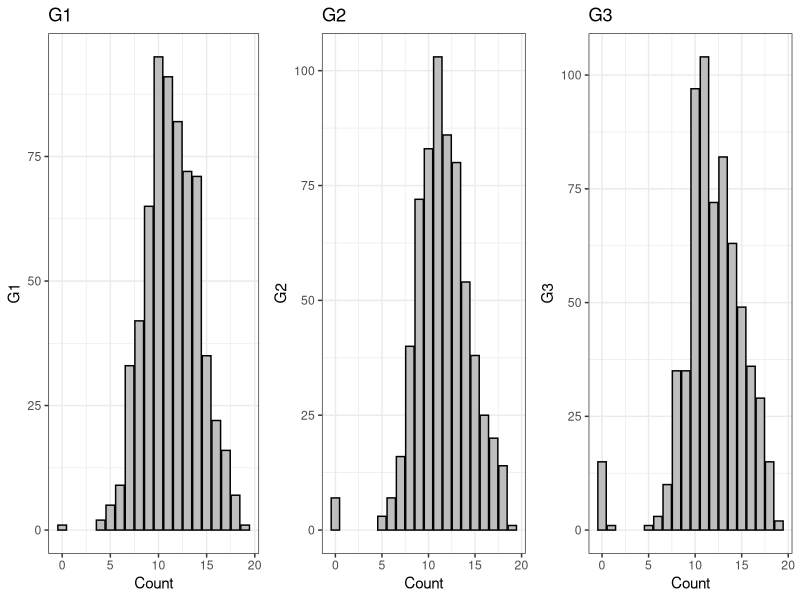
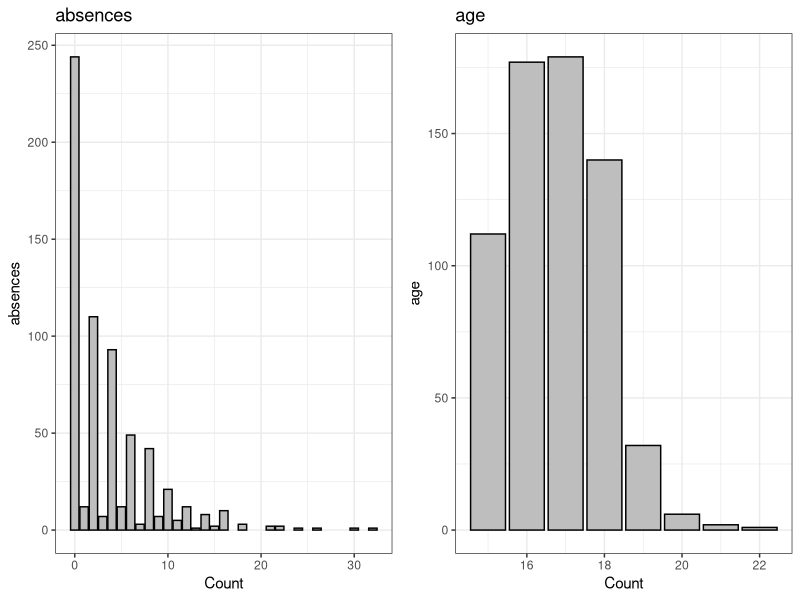
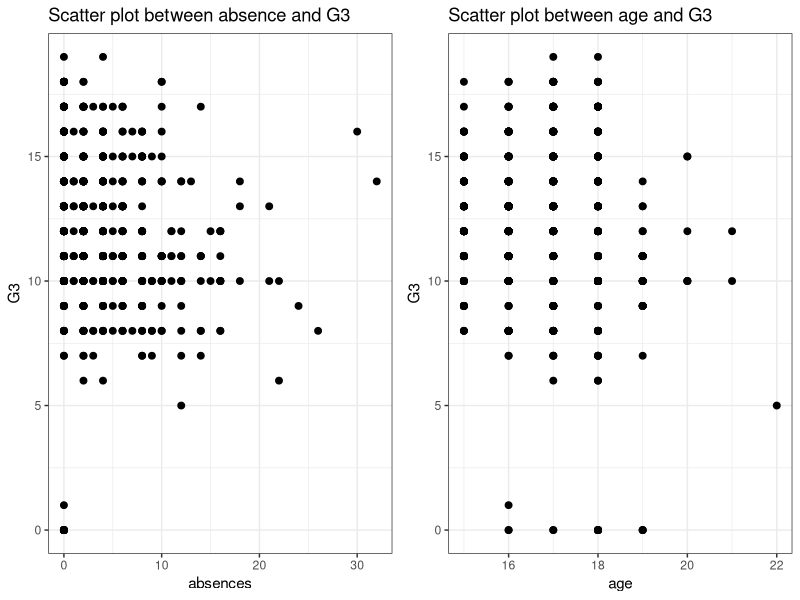
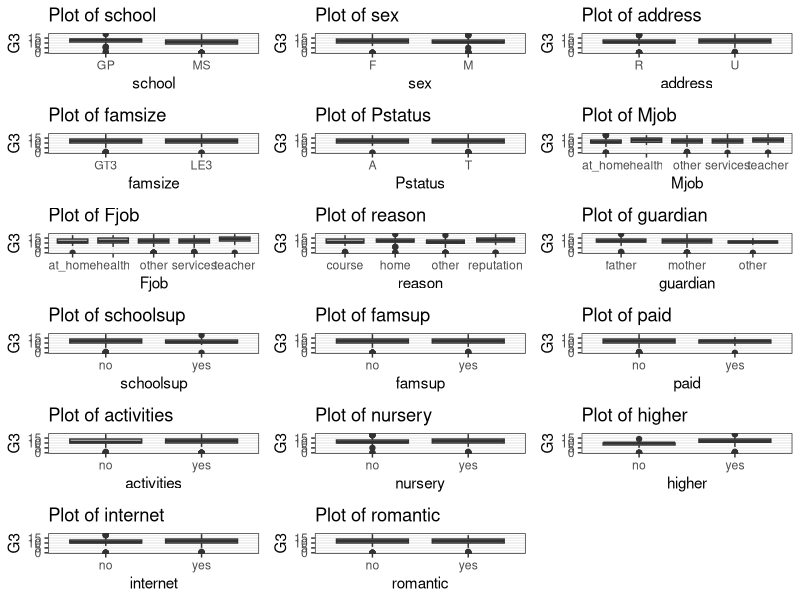
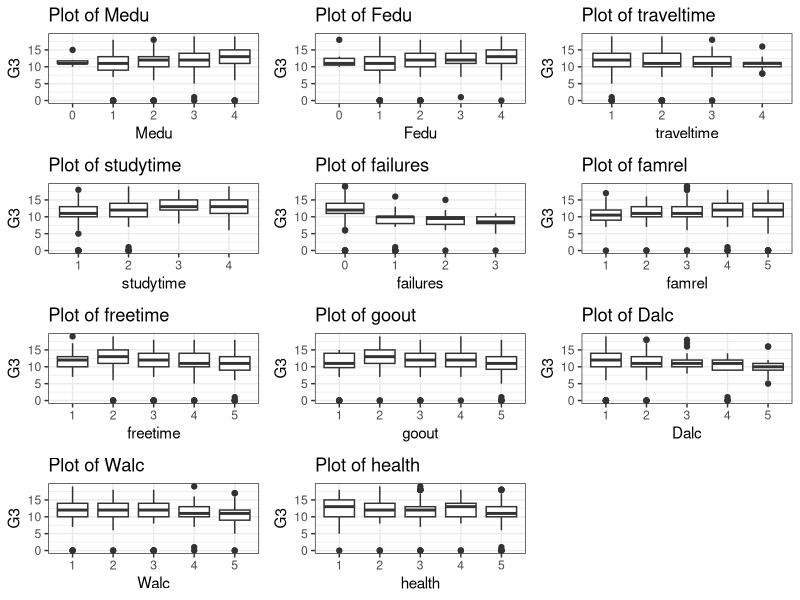
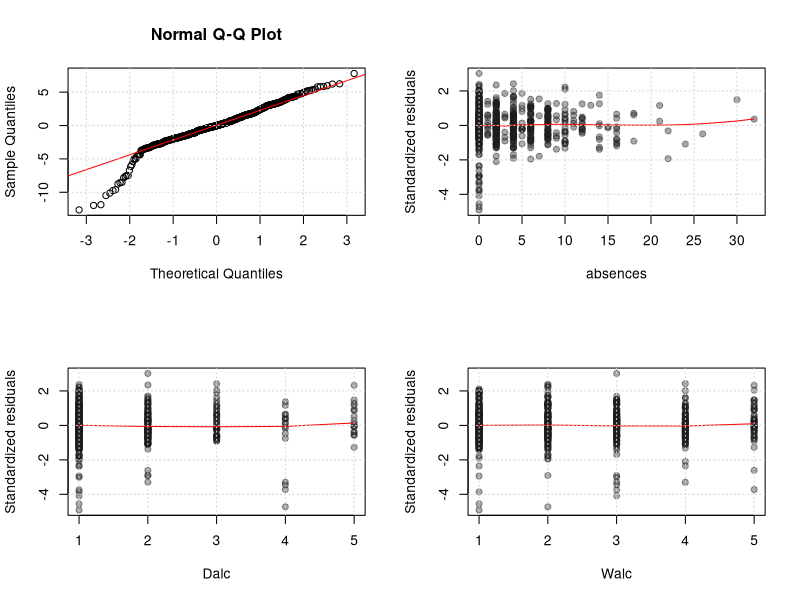
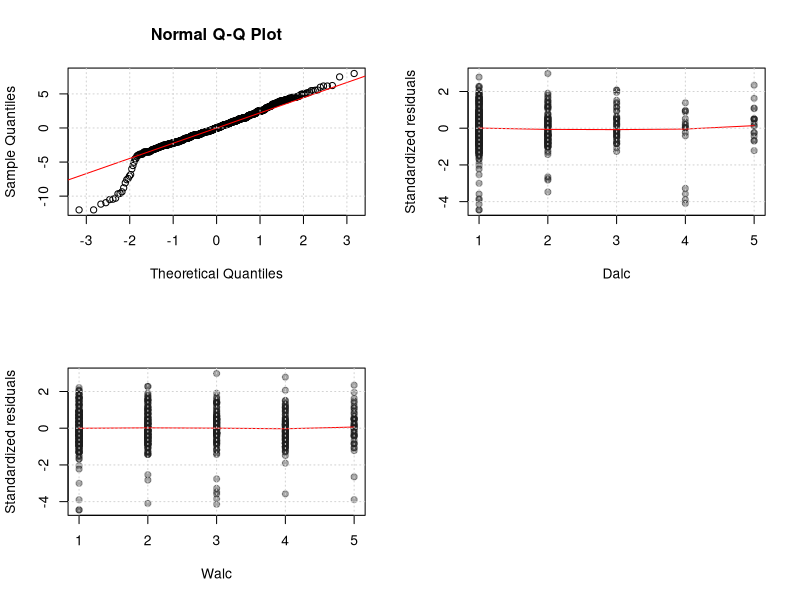
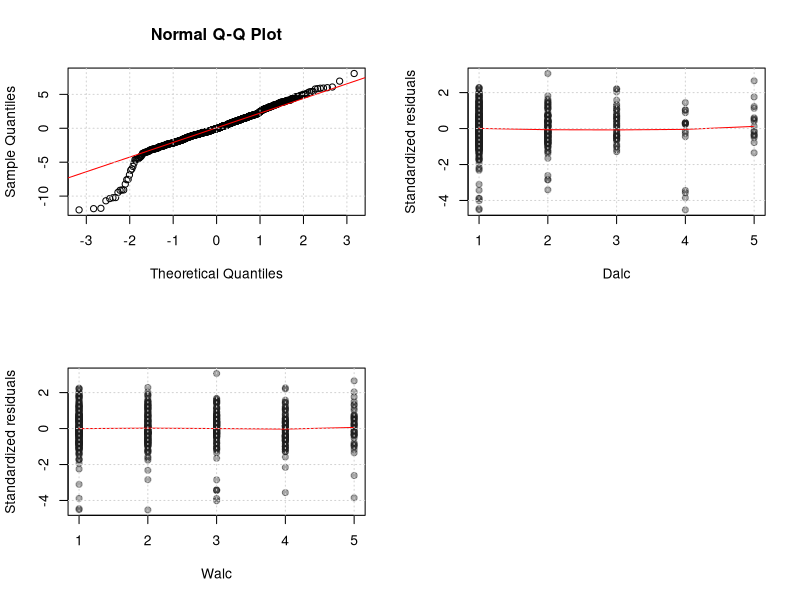

These charts were generated, in order, by the following R code:
## ---- chunk 1
library(lattice)
library(MASS)
library(lmtest)
library(sandwich)
library(mvtnorm)
library(car)
library(dplyr)
library(ggplot2)
library(gridExtra)
library(GGally)
theme_set(theme_bw())

mycol <- rgb(30,30,30,100,maxColorValue=255)

mycoeftest <- function(m, EstType){
  beta  <- coef(m)[-1]
  Vbeta <- vcovHC(m, type = EstType)[-1,-1]
  D <- diag(1 / sqrt(diag(Vbeta)))
  t <- D %*% beta
  Cor <- D %*% Vbeta %*% t(D)
  if (EstType == "const"){
    m.df <- length(m$residuals) - length(beta)
  }else{
    m.df=Inf
  }
  p_adj <- sapply(abs(t), function(x) 1-pmvt(-rep(x, length(beta)), rep(x, length(beta)), corr = Cor, df = m.df))
  c(NaN, p_adj)
}

addtrend <- function(x, y){
  y <- y[order(x)]
  x <- sort(x)  
  lines(x, predict(loess(y ~ x)), col = "red")
}
## ---- chunk 2
library(readxl)
df<- read_excel("student-por.xlsx",sheet="student-por")
head(df)
## ---- chunk 3
g3<-df %>%
  ggplot(aes(x=G3)) +
  geom_bar(stat="count",color = "black", fill = "gray") +
  xlab('Count') + ylab('G3') + ggtitle('G3')
g2<-df %>%
  ggplot(aes(x=G2)) +
  geom_bar(stat="count",color = "black", fill = "gray") +
  xlab('Count') + ylab('G2') + ggtitle('G2')
g1<-df %>%
  ggplot(aes(x=G1)) +
  geom_bar(stat="count",color = "black", fill = "gray") +
  xlab('Count') + ylab('G1') + ggtitle('G1')
grid.arrange(g1,g2,g3, ncol=3)
## ---- chunk 4
ab_plot <- df %>% ggplot(aes(absences))+
        geom_bar(stat="count",color = "black", fill = "gray") +
        xlab('Count') + ylab('absences') + ggtitle('absences')
age_plot <- df %>% ggplot(aes(age))+
        geom_bar(stat="count",color = "black", fill = "gray") +
        xlab('Count') + ylab('age') + ggtitle('age')
grid.arrange(ab_plot,age_plot, ncol=2)
## ---- chunk 5
p1 <- df %>% ggplot(aes(absences,G3))+
        geom_point(size = 2, color = "black") +
        xlab('absences') + ylab('G3') + ggtitle('Scatter plot between absence and G3')

p2<- df %>% ggplot(aes(age,G3))+
        geom_point(size = 2, color = "black") +
        xlab('age') + ylab('G3') + ggtitle('Scatter plot between age and G3')
grid.arrange(p1,p2, ncol=2)
## ---- chunk 6
library(ggplot2)
library(gridExtra)
number_cat <- c("Medu","Fedu","traveltime","studytime","failures","famrel","freetime","goout","Dalc","Walc","health")
category <- setdiff(colnames(df),c(c('age','G1','G2','G3',"absences"),number_cat))

#category <-c("school","sex","address")
plot_list <- list()


for (col in category){
    myplot <- ggplot(df,aes(x=.data[[col]],y=G3)) +
              geom_boxplot()+
              xlab(col) + ylab('G3')+
              labs(title = paste("Plot of", col))
     plot_list[[col]] <- myplot
}
grid.arrange(grobs = plot_list, ncol = 3)
## ---- chunk 7
library(ggplot2)
library(gridExtra)
number_cat <- c("Medu","Fedu","traveltime","studytime","failures","famrel","freetime","goout","Dalc","Walc","health")
num_df <- df[,c(number_cat,"G3")]
num_df[,number_cat]<-lapply(num_df[,number_cat],as.character)
#str(num_df)
numdf_plot <- list()

for (cat in number_cat){
    myplot <- ggplot(num_df,aes(x=.data[[cat]],y=G3)) +
              geom_boxplot()+
              xlab(cat) + ylab('G3')+
              labs(title = paste("Plot of", cat))
     numdf_plot[[cat]] <- myplot
}
grid.arrange(grobs = numdf_plot, ncol = 3)

 
## ---- chunk 8
library(caret)

cate_df <- df[,category]
new_df <- model.matrix(~.-1, data = cate_df)

combined_df <- cbind(new_df,df[,c(number_cat,"absences","G3")])
combined_df <- subset(combined_df, select = -schoolGP)
head(combined_df)
## ---- chunk 9
model1 <- lm(G3 ~ ., data = combined_df)

## ---- chunk 10
par(mfrow=c(2,2))

qqnorm(residuals(model1))
qqline(residuals(model1), col="red")
grid()

plot(combined_df$absences, rstandard(model1), xlab="absences", ylab="Standardized residuals", col=mycol, pch=19)
addtrend(combined_df$absences, rstandard(model1))
grid()

plot(combined_df$Dalc, rstandard(model1), xlab="Dalc", ylab="Standardized residuals", col=mycol, pch=19)
addtrend(combined_df$Dalc, rstandard(model1))
grid()

plot(combined_df$Walc, rstandard(model1), xlab="Walc", ylab="Standardized residuals", col=mycol, pch=19)
addtrend(combined_df$Walc, rstandard(model1))
grid()



## ---- chunk 11
shapiro.test(residuals(model1))$p.value
bptest(model1)$p.value
## ---- chunk 12
s1 <-summary(model1)
s1$coefficients <- cbind(s1$coefficients, mycoeftest(model1, "HC0"))
dimnames(s1$coefficients)[[2]][5] <- "Adjusted p-value"
print(s1)
## ---- chunk 13
model2 <- lm(G3 ~ schoolMS+schoolsupyes+studytime+failures+ higheryes+Dalc+ Walc , data = combined_df)
## ---- chunk 14
par(mfrow=c(2,2))

qqnorm(residuals(model2))
qqline(residuals(model2), col="red")
grid()



plot(combined_df$Dalc, rstandard(model2), xlab="Dalc", ylab="Standardized residuals", col=mycol, pch=19)
addtrend(combined_df$Dalc, rstandard(model2))
grid()

plot(combined_df$Walc, rstandard(model2), xlab="Walc", ylab="Standardized residuals", col=mycol, pch=19)
addtrend(combined_df$Walc, rstandard(model2))
grid()


## ---- chunk 15
shapiro.test(residuals(model2))$p.value
bptest(model2)$p.value
## ---- chunk 16
s2 <-summary(model2)
s2$coefficients <- cbind(s2$coefficients, mycoeftest(model2, "HC0"))
dimnames(s2$coefficients)[[2]][5] <- "Adjusted p-value"
print(s2)
## ---- chunk 17
waldtest(model1, model2, vcov = vcovHC(model1, type = "HC0"))
## ---- chunk 18

add_col_name <- setdiff(colnames(combined_df),c("schoolMS","schoolsupyes","studytime", 
    "failures","higheryes","Dalc", "Walc","G3"))

add1(model2, ~ .+sexM+addressU + famsizeLE3 + PstatusT + Mjobhealth + Mjobother + 
    Mjobservices + Mjobteacher + Fjobhealth + Fjobother + Fjobservices + 
    Fjobteacher + reasonhome + reasonother + reasonreputation + 
    guardianmother + guardianother + famsupyes + paidyes + activitiesyes + 
    nurseryyes  + internetyes + romanticyes + Medu + 
    Fedu + traveltime + famrel + freetime + goout + health+ 
    absences,test="F")
## ---- chunk 19
model3 <- lm(G3 ~ schoolMS+schoolsupyes+studytime+failures+ higheryes+Dalc+ Walc+Fjobteacher+Medu+ Fedu+health , data = combined_df)

## ---- chunk 20
par(mfrow=c(2,2))
qqnorm(residuals(model3))
qqline(residuals(model3), col="red")
grid()
plot(combined_df$Dalc, rstandard(model3), xlab="Dalc", ylab="Standardized residuals", col=mycol, pch=19)
addtrend(combined_df$Dalc, rstandard(model3))
grid()

plot(combined_df$Walc, rstandard(model3), xlab="Walc", ylab="Standardized residuals", col=mycol, pch=19)
addtrend(combined_df$Walc, rstandard(model3))
grid()
## ---- chunk 21
shapiro.test(residuals(model3))$p.value
bptest(model3)$p.value
## ---- chunk 22
s3 <-summary(model3)
s3$coefficients <- cbind(s3$coefficients, mycoeftest(model3, "HC0"))
dimnames(s3$coefficients)[[2]][5] <- "Adjusted p-value"
print(s3)
## ---- chunk 23
waldtest(model3, model2, vcov = vcovHC(model3, type = "HC0"))
## ---- chunk 24
add1(model3, ~ .^2, test="F")
## ---- chunk 25
model4 <- lm(G3 ~ schoolMS+schoolsupyes+studytime+failures+ higheryes+Dalc+ Walc+health+
               Fjobteacher*health+Dalc*Fedu+Dalc*Medu, data = combined_df)
## ---- chunk 26
par(mfrow=c(2,2))
qqnorm(residuals(model4))
qqline(residuals(model4), col="red")
grid()
plot(combined_df$Dalc, rstandard(model4), xlab="Dalc", ylab="Standardized residuals", col=mycol, pch=19)
addtrend(combined_df$Dalc, rstandard(model4))
grid()

plot(combined_df$Walc, rstandard(model4), xlab="Walc", ylab="Standardized residuals", col=mycol, pch=19)
addtrend(combined_df$Walc, rstandard(model4))
grid()
## ---- chunk 27
shapiro.test(residuals(model4))$p.value
bptest(model4)$p.value
## ---- chunk 28
s4 <-summary(model4)
s4$coefficients <- cbind(s4$coefficients, mycoeftest(model4, "HC0"))
dimnames(s4$coefficients)[[2]][5] <- "Adjusted p-value"
print(s4)
## ---- chunk 29
waldtest(model4, model3, vcov = vcovHC(model4, type = "HC0"))
## ---- chunk 30
model5 <- lm(G3 ~ schoolMS+schoolsupyes+studytime+failures+ higheryes+Dalc+ Walc+health+
               Fjobteacher*health, data = combined_df)
## ---- chunk 31
par(mfrow=c(2,2))
qqnorm(residuals(model5))
qqline(residuals(model5), col="red")
grid()
plot(combined_df$Dalc, rstandard(model5), xlab="Dalc", ylab="Standardized residuals", col=mycol, pch=19)
addtrend(combined_df$Dalc, rstandard(model5))
grid()

plot(combined_df$Walc, rstandard(model5), xlab="Walc", ylab="Standardized residuals", col=mycol, pch=19)
addtrend(combined_df$Walc, rstandard(model5))
grid()
## ---- chunk 32
shapiro.test(residuals(model5))$p.value
bptest(model5)$p.value
## ---- chunk 33
s5 <-summary(model5)
s5$coefficients <- cbind(s5$coefficients, mycoeftest(model5, "HC0"))
dimnames(s5$coefficients)[[2]][5] <- "Adjusted p-value"
print(s5)
## ---- chunk 34
waldtest(model4, model5, vcov = vcovHC(model4, type = "HC0"))
## ---- chunk 35
add1(model5, ~ .+ Dalc:Fedu + Dalc:Medu,test="F")
## ---- chunk 36
par(mfrow=c(1,2))
plot(fitted(model5), cooks.distance(model5), xlab="Fitted G3", ylab="Cook's distance", col=mycol, pch=19)
lines(c(-100,100), c(0.015, 0.015), col="red")
plot(combined_df$G3, cooks.distance(model5), xlab="G3", ylab="Cook's distance", col=mycol, pch=19)
lines(c(-100,100), c(0.015, 0.015), col="red")
## ---- chunk 37
#excluded_df <- rbind(excluded_df, combined_df[cooks.distance(model4)>0.02,])
df2 <-combined_df[cooks.distance(model5)<=0.018,]
model6 <- lm(G3 ~ schoolMS+schoolsupyes+studytime+failures+ higheryes+Dalc+ Walc+health+
               Fjobteacher*health, data = df2)
## ---- chunk 38
res <- cbind(coefficients(model5), coefficients(model6))
colnames(res) <- c("All data", "Filtered data")
res
## ---- chunk 39
par(mfrow=c(2,2))
qqnorm(residuals(model6))
qqline(residuals(model6), col="red")
grid()
plot(df2$Dalc, rstandard(model6), xlab="Dalc", ylab="Standardized residuals", col=mycol, pch=19)
addtrend(df2$Dalc, rstandard(model6))
grid()

plot(df2$Walc, rstandard(model6), xlab="Walc", ylab="Standardized residuals", col=mycol, pch=19)
addtrend(df2$Walc, rstandard(model6))
grid()
## ---- chunk 40
shapiro.test(residuals(model6))$p.value
bptest(model6)$p.value
## ---- chunk 41
s6 <-summary(model6)
s6$coefficients <- cbind(s6$coefficients, mycoeftest(model6, "HC0"))
dimnames(s6$coefficients)[[2]][5] <- "Adjusted p-value"
print(s6)
## ---- chunk 42
par(mfrow=c(1,1))
plot(df2$G3, fitted(model6), xlab="G3", ylab="Predicted G3", pch=19, col=mycol, xlim=c(0,20),
     ylim=c(0,20)
     )
lines(c(0,20), c(0,20), col="red")
#points(excluded$logwage, predict(m6, excluded), col="red", pch=19)
grid()
## ---- chunk 43

coefficients(model6)[c("Dalc", "Walc")]
confint(model6)[c("Dalc", "Walc"),]
